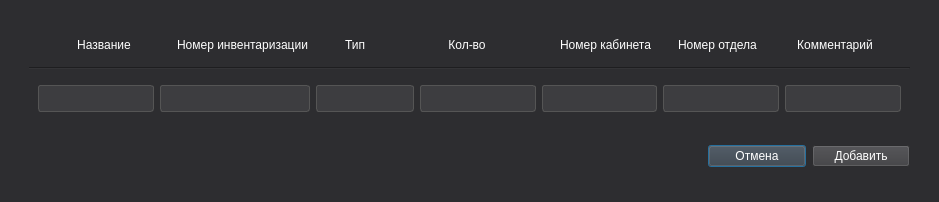
<?xml version="1.0" encoding="UTF-8"?>
<ui version="4.0">
 <class>Dialog</class>
 <widget class="QDialog" name="Dialog">
  <property name="geometry">
   <rect>
    <x>0</x>
    <y>0</y>
    <width>939</width>
    <height>199</height>
   </rect>
  </property>
  <property name="windowTitle">
   <string>Dialog</string>
  </property>
  <property name="styleSheet">
   <string notr="true">background-color: #2D2D30;   
color: #FFFFFF;    
font-family: 'Segoe UI';          </string>
  </property>
  <layout class="QHBoxLayout" name="horizontalLayout">
   <item>
    <widget class="QWidget" name="widget" native="true">
     <property name="minimumSize">
      <size>
       <width>0</width>
       <height>0</height>
      </size>
     </property>
     <layout class="QGridLayout" name="gridLayout">
      <item row="0" column="0" colspan="4">
       <widget class="QWidget" name="widget_3" native="true">
        <property name="maximumSize">
         <size>
          <width>16777215</width>
          <height>110</height>
         </size>
        </property>
        <layout class="QVBoxLayout" name="verticalLayout">
         <item>
          <widget class="QWidget" name="widget_4" native="true">
           <property name="maximumSize">
            <size>
             <width>16777215</width>
             <height>50</height>
            </size>
           </property>
           <layout class="QHBoxLayout" name="horizontalLayout_2">
            <item>
             <widget class="QLabel" name="nameLabel">
              <property name="styleSheet">
               <string notr="true">color: white;</string>
              </property>
              <property name="text">
               <string>&lt;html&gt;&lt;head/&gt;&lt;body&gt;&lt;p align=&quot;center&quot;&gt;Название&lt;/p&gt;&lt;/body&gt;&lt;/html&gt;</string>
              </property>
              <property name="textFormat">
               <enum>Qt::AutoText</enum>
              </property>
              <property name="alignment">
               <set>Qt::AlignCenter</set>
              </property>
             </widget>
            </item>
            <item>
             <widget class="QLabel" name="number_inventory_Label">
              <property name="styleSheet">
               <string notr="true">color: white;</string>
              </property>
              <property name="text">
               <string>&lt;html&gt;&lt;head/&gt;&lt;body&gt;&lt;p align=&quot;center&quot;&gt;Номер инвентаризации&lt;/p&gt;&lt;/body&gt;&lt;/html&gt;</string>
              </property>
             </widget>
            </item>
            <item>
             <widget class="QLabel" name="typeLabel">
              <property name="maximumSize">
               <size>
                <width>80</width>
                <height>16777215</height>
               </size>
              </property>
              <property name="styleSheet">
               <string notr="true">color: white;</string>
              </property>
              <property name="text">
               <string>&lt;html&gt;&lt;head/&gt;&lt;body&gt;&lt;p align=&quot;center&quot;&gt;Тип&lt;/p&gt;&lt;/body&gt;&lt;/html&gt;</string>
              </property>
             </widget>
            </item>
            <item>
             <widget class="QLabel" name="quantityLabel">
              <property name="styleSheet">
               <string notr="true">color: white;</string>
              </property>
              <property name="text">
               <string>&lt;html&gt;&lt;head/&gt;&lt;body&gt;&lt;p align=&quot;center&quot;&gt;Кол-во&lt;/p&gt;&lt;/body&gt;&lt;/html&gt;</string>
              </property>
             </widget>
            </item>
            <item>
             <widget class="QLabel" name="office_number_Label">
              <property name="styleSheet">
               <string notr="true">color: white;</string>
              </property>
              <property name="text">
               <string>&lt;html&gt;&lt;head/&gt;&lt;body&gt;&lt;p align=&quot;center&quot;&gt;Номер кабинета&lt;/p&gt;&lt;/body&gt;&lt;/html&gt;</string>
              </property>
             </widget>
            </item>
            <item>
             <widget class="QLabel" name="departament_number_Label">
              <property name="maximumSize">
               <size>
                <width>85</width>
                <height>16777215</height>
               </size>
              </property>
              <property name="styleSheet">
               <string notr="true">color: white;</string>
              </property>
              <property name="text">
               <string>Номер отдела</string>
              </property>
             </widget>
            </item>
            <item>
             <widget class="QLabel" name="commentLabel">
              <property name="styleSheet">
               <string notr="true">color: white;</string>
              </property>
              <property name="text">
               <string>&lt;html&gt;&lt;head/&gt;&lt;body&gt;&lt;p align=&quot;center&quot;&gt;Комментарий&lt;/p&gt;&lt;/body&gt;&lt;/html&gt;</string>
              </property>
             </widget>
            </item>
           </layout>
          </widget>
         </item>
         <item>
          <widget class="Line" name="line">
           <property name="orientation">
            <enum>Qt::Horizontal</enum>
           </property>
          </widget>
         </item>
         <item>
          <widget class="QWidget" name="widget_5" native="true">
           <layout class="QHBoxLayout" name="horizontalLayout_3">
            <item>
             <widget class="QLineEdit" name="nameText">
              <property name="styleSheet">
               <string notr="true">background-color: #3D3D40;   
color: #FFFFFF;              
 border: 1px solid #555555;   
border-radius: 3px;          
padding: 5px;</string>
              </property>
             </widget>
            </item>
            <item>
             <widget class="QLineEdit" name="number_inventory_Text">
              <property name="minimumSize">
               <size>
                <width>150</width>
                <height>0</height>
               </size>
              </property>
              <property name="maximumSize">
               <size>
                <width>16777215</width>
                <height>16777215</height>
               </size>
              </property>
              <property name="styleSheet">
               <string notr="true">background-color: #3D3D40;   
color: #FFFFFF;              
 border: 1px solid #555555;   
border-radius: 3px;          
padding: 5px;</string>
              </property>
             </widget>
            </item>
            <item>
             <widget class="QLineEdit" name="typeText">
              <property name="maximumSize">
               <size>
                <width>100</width>
                <height>16777215</height>
               </size>
              </property>
              <property name="styleSheet">
               <string notr="true">background-color: #3D3D40;   
color: #FFFFFF;              
 border: 1px solid #555555;   
border-radius: 3px;          
padding: 5px;</string>
              </property>
             </widget>
            </item>
            <item>
             <widget class="QLineEdit" name="quantityText">
              <property name="styleSheet">
               <string notr="true">background-color: #3D3D40;   
color: #FFFFFF;              
 border: 1px solid #555555;   
border-radius: 3px;          
padding: 5px;</string>
              </property>
             </widget>
            </item>
            <item>
             <widget class="QLineEdit" name="office_number_Text">
              <property name="styleSheet">
               <string notr="true">background-color: #3D3D40;   
color: #FFFFFF;              
 border: 1px solid #555555;   
border-radius: 3px;          
padding: 5px;</string>
              </property>
             </widget>
            </item>
            <item>
             <widget class="QLineEdit" name="departament_number_Text">
              <property name="styleSheet">
               <string notr="true">background-color: #3D3D40;   
color: #FFFFFF;              
 border: 1px solid #555555;   
border-radius: 3px;          
padding: 5px;
</string>
              </property>
             </widget>
            </item>
            <item>
             <widget class="QLineEdit" name="commentText">
              <property name="styleSheet">
               <string notr="true">background-color: #3D3D40;   
color: #FFFFFF;              
 border: 1px solid #555555;   
border-radius: 3px;          
padding: 5px;</string>
              </property>
             </widget>
            </item>
           </layout>
          </widget>
         </item>
        </layout>
       </widget>
      </item>
      <item row="2" column="0" rowspan="2" colspan="2">
       <widget class="QWidget" name="widget_7" native="true"/>
      </item>
      <item row="1" column="3">
       <widget class="QWidget" name="widget_2" native="true">
        <property name="maximumSize">
         <size>
          <width>500</width>
          <height>50</height>
         </size>
        </property>
        <layout class="QHBoxLayout" name="horizontalLayout_4">
         <item>
          <widget class="QPushButton" name="cancelButton">
           <property name="styleSheet">
            <string notr="true">background-color: #3D3D40;  
color:white;

   </string>
           </property>
           <property name="text">
            <string>Отмена</string>
           </property>
          </widget>
         </item>
         <item>
          <widget class="QPushButton" name="acceptButton">
           <property name="styleSheet">
            <string notr="true">background-color: #3D3D40;  
color:white;</string>
           </property>
           <property name="text">
            <string>Добавить</string>
           </property>
          </widget>
         </item>
        </layout>
       </widget>
      </item>
      <item row="2" column="2" rowspan="2" colspan="2">
       <widget class="QWidget" name="widget_6" native="true"/>
      </item>
     </layout>
    </widget>
   </item>
  </layout>
 </widget>
 <resources/>
 <connections/>
</ui>
